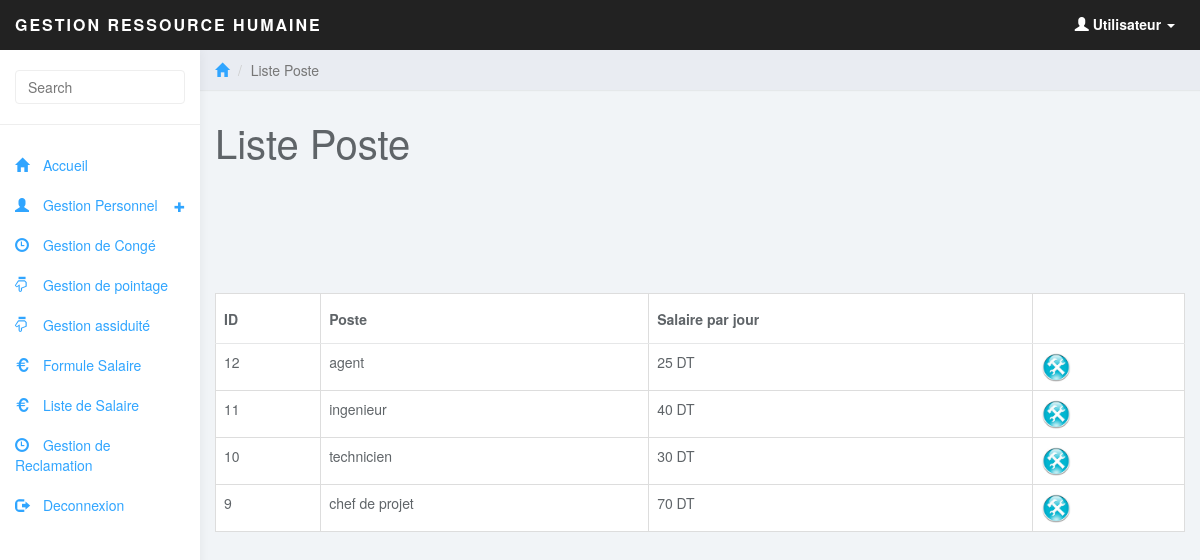
Page /user/liste_poste.php (signed in) on the committed database.
### tables this page shows
CREATE TABLE IF NOT EXISTS `salaire` (
  `id_salaire` int(100) NOT NULL AUTO_INCREMENT,
  `salaire` double NOT NULL,
  `id_poste` int(100) NOT NULL,
  PRIMARY KEY (`id_salaire`),
  KEY `id_poste` (`id_poste`)
);

CREATE TABLE IF NOT EXISTS `poste` (
  `id_poste` int(100) NOT NULL AUTO_INCREMENT,
  `poste` text NOT NULL,
  `id_user` int(100) NOT NULL,
  PRIMARY KEY (`id_poste`),
  KEY `id_user` (`id_user`)
);

### user/class/DataBase.php (called while the page is built, shortened)
<?php
class Database {
	public static function connect() {
			$connexion = new PDO('mysql:host=localhost;dbname=rh', 'root', '');
			$connexion->exec("SET CHARACTER SET utf8");
		return $connexion;
	}
}
?>

### user/class/salaire.php (the view, shortened to what this page needs)
<?php
require_once("DataBase.php");
class salaire
{
	public function liste_poste($id_user)
	{
		$select = DataBase::connect()->query("select * from poste as p inner join salaire as s on p.id_poste=s.id_poste where p.id_user='$id_user' ORDER BY p.id_poste DESC");
		while($donnees = $select->fetch(PDO::FETCH_OBJ))
		{
			$id_poste= $donnees->id_poste;
			$id_salaire= $donnees->id_salaire;
			$poste= $donnees->poste;
			$salaire= $donnees->salaire;
			echo "<tr>";
			echo "<td>";
			echo $id_poste;
			echo "</td>";
			echo "<td>";
			echo $poste;
			echo "</td>";
			echo "<td>";
			echo $salaire." DT";
			echo "</td>";
			echo "<td>";
			echo "<a href='modifier_salaire.php?id=$id_user&id_c=$id_salaire'>";
			echo " <img src='img/modif.jpg' width='30' height='30'></img> </a>";
			echo "</td>";
			echo "</tr>";
		}
	}
}
?>

### user/css/styles.css (style rules this page uses)
body { background: #f1f4f7; padding-top: 50px; color: #5f6468; }
a, a:hover, a:focus { color: #30a5ff; }

### rows in the picture
salaire: id_poste "12", id_poste.poste "agent", salaire "25"
salaire: id_poste "11", id_poste.poste "ingenieur", salaire "40"
salaire: id_poste "10", id_poste.poste "technicien", salaire "30"
salaire: id_poste "9", id_poste.poste "chef de projet", salaire "70"
